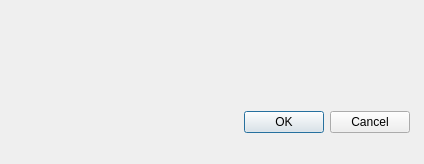
<?xml version="1.0" encoding="UTF-8"?>
<ui version="4.0">
 <class>Tip_BurnResult</class>
 <widget class="QDialog" name="Tip_BurnResult">
  <property name="windowModality">
   <enum>Qt::NonModal</enum>
  </property>
  <property name="enabled">
   <bool>true</bool>
  </property>
  <property name="geometry">
   <rect>
    <x>0</x>
    <y>0</y>
    <width>424</width>
    <height>164</height>
   </rect>
  </property>
  <property name="sizePolicy">
   <sizepolicy hsizetype="Fixed" vsizetype="Fixed">
    <horstretch>0</horstretch>
    <verstretch>0</verstretch>
   </sizepolicy>
  </property>
  <property name="minimumSize">
   <size>
    <width>424</width>
    <height>164</height>
   </size>
  </property>
  <property name="maximumSize">
   <size>
    <width>424</width>
    <height>164</height>
   </size>
  </property>
  <property name="windowTitle">
   <string>Dialog</string>
  </property>
  <widget class="QDialogButtonBox" name="buttonBox">
   <property name="geometry">
    <rect>
     <x>10</x>
     <y>104</y>
     <width>400</width>
     <height>36</height>
    </rect>
   </property>
   <property name="orientation">
    <enum>Qt::Horizontal</enum>
   </property>
   <property name="standardButtons">
    <set>QDialogButtonBox::Cancel|QDialogButtonBox::Ok</set>
   </property>
  </widget>
  <widget class="QLabel" name="logo">
   <property name="geometry">
    <rect>
     <x>8</x>
     <y>7</y>
     <width>24</width>
     <height>24</height>
    </rect>
   </property>
   <property name="minimumSize">
    <size>
     <width>24</width>
     <height>24</height>
    </size>
   </property>
   <property name="sizeIncrement">
    <size>
     <width>24</width>
     <height>24</height>
    </size>
   </property>
   <property name="text">
    <string/>
   </property>
  </widget>
  <widget class="QLabel" name="title">
   <property name="geometry">
    <rect>
     <x>44</x>
     <y>4</y>
     <width>216</width>
     <height>30</height>
    </rect>
   </property>
   <property name="minimumSize">
    <size>
     <width>216</width>
     <height>30</height>
    </size>
   </property>
   <property name="maximumSize">
    <size>
     <width>216</width>
     <height>30</height>
    </size>
   </property>
   <property name="text">
    <string/>
   </property>
  </widget>
  <widget class="QPushButton" name="close">
   <property name="geometry">
    <rect>
     <x>390</x>
     <y>4</y>
     <width>30</width>
     <height>30</height>
    </rect>
   </property>
   <property name="minimumSize">
    <size>
     <width>30</width>
     <height>30</height>
    </size>
   </property>
   <property name="maximumSize">
    <size>
     <width>30</width>
     <height>30</height>
    </size>
   </property>
   <property name="text">
    <string/>
   </property>
   <property name="autoDefault">
    <bool>false</bool>
   </property>
   <property name="flat">
    <bool>true</bool>
   </property>
  </widget>
  <widget class="QWidget" name="layoutWidget">
   <property name="geometry">
    <rect>
     <x>25</x>
     <y>41</y>
     <width>371</width>
     <height>50</height>
    </rect>
   </property>
   <layout class="QHBoxLayout" name="horizontalLayout">
    <property name="spacing">
     <number>0</number>
    </property>
    <item>
     <widget class="QLabel" name="labelLogo">
      <property name="sizePolicy">
       <sizepolicy hsizetype="Minimum" vsizetype="Preferred">
        <horstretch>0</horstretch>
        <verstretch>0</verstretch>
       </sizepolicy>
      </property>
      <property name="minimumSize">
       <size>
        <width>22</width>
        <height>22</height>
       </size>
      </property>
      <property name="maximumSize">
       <size>
        <width>22</width>
        <height>22</height>
       </size>
      </property>
      <property name="text">
       <string/>
      </property>
      <property name="wordWrap">
       <bool>true</bool>
      </property>
     </widget>
    </item>
    <item>
     <widget class="CustomLabel" name="labelContent">
      <property name="sizePolicy">
       <sizepolicy hsizetype="Fixed" vsizetype="Preferred">
        <horstretch>0</horstretch>
        <verstretch>0</verstretch>
       </sizepolicy>
      </property>
      <property name="minimumSize">
       <size>
        <width>320</width>
        <height>48</height>
       </size>
      </property>
      <property name="styleSheet">
       <string notr="true"/>
      </property>
      <property name="text">
       <string/>
      </property>
      <property name="wordWrap">
       <bool>true</bool>
      </property>
     </widget>
    </item>
   </layout>
  </widget>
 </widget>
 <customwidgets>
  <customwidget>
   <class>CustomLabel</class>
   <extends>QLabel</extends>
   <header location="global">src/view/tips.h</header>
  </customwidget>
 </customwidgets>
 <resources/>
 <connections>
  <connection>
   <sender>buttonBox</sender>
   <signal>accepted()</signal>
   <receiver>Tip_BurnResult</receiver>
   <slot>accept()</slot>
   <hints>
    <hint type="sourcelabel">
     <x>248</x>
     <y>254</y>
    </hint>
    <hint type="destinationlabel">
     <x>157</x>
     <y>274</y>
    </hint>
   </hints>
  </connection>
  <connection>
   <sender>buttonBox</sender>
   <signal>rejected()</signal>
   <receiver>Tip_BurnResult</receiver>
   <slot>reject()</slot>
   <hints>
    <hint type="sourcelabel">
     <x>316</x>
     <y>260</y>
    </hint>
    <hint type="destinationlabel">
     <x>286</x>
     <y>274</y>
    </hint>
   </hints>
  </connection>
 </connections>
</ui>
